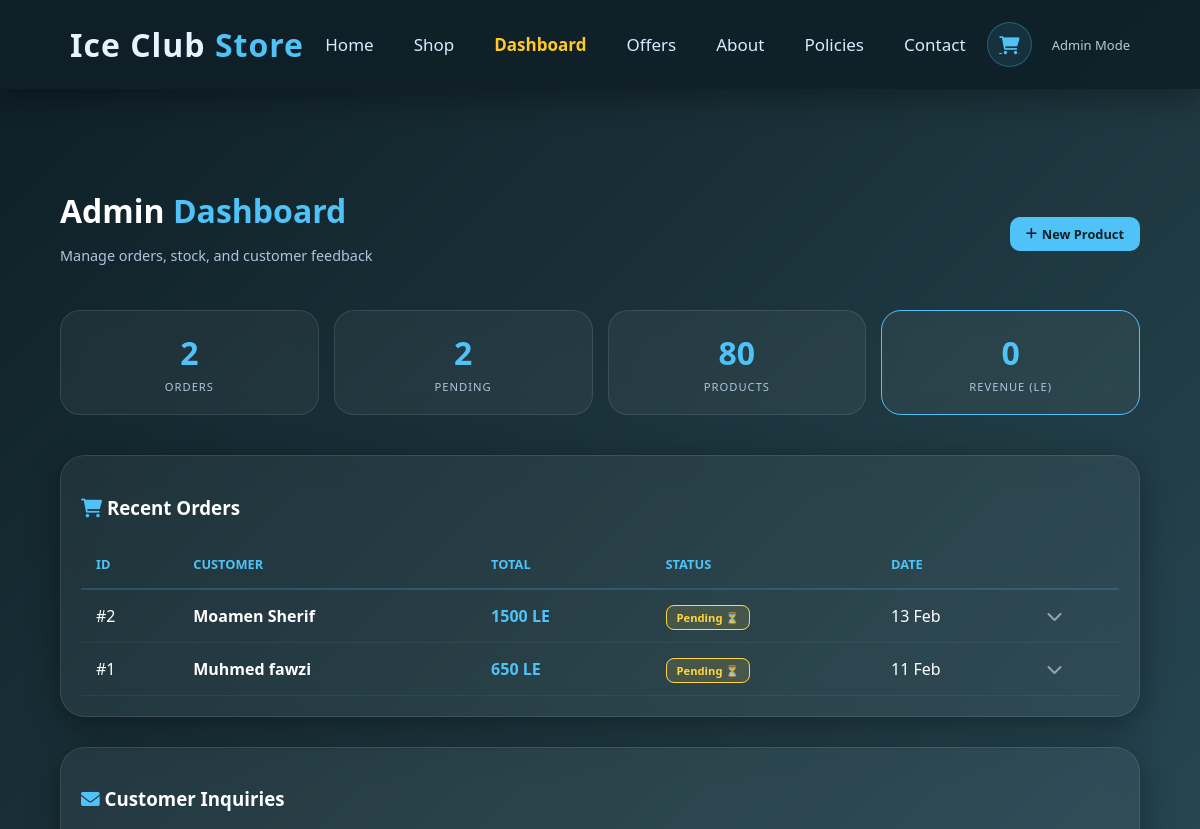
Page /dashboard/ (signed in, upper part) on the earlier database version.
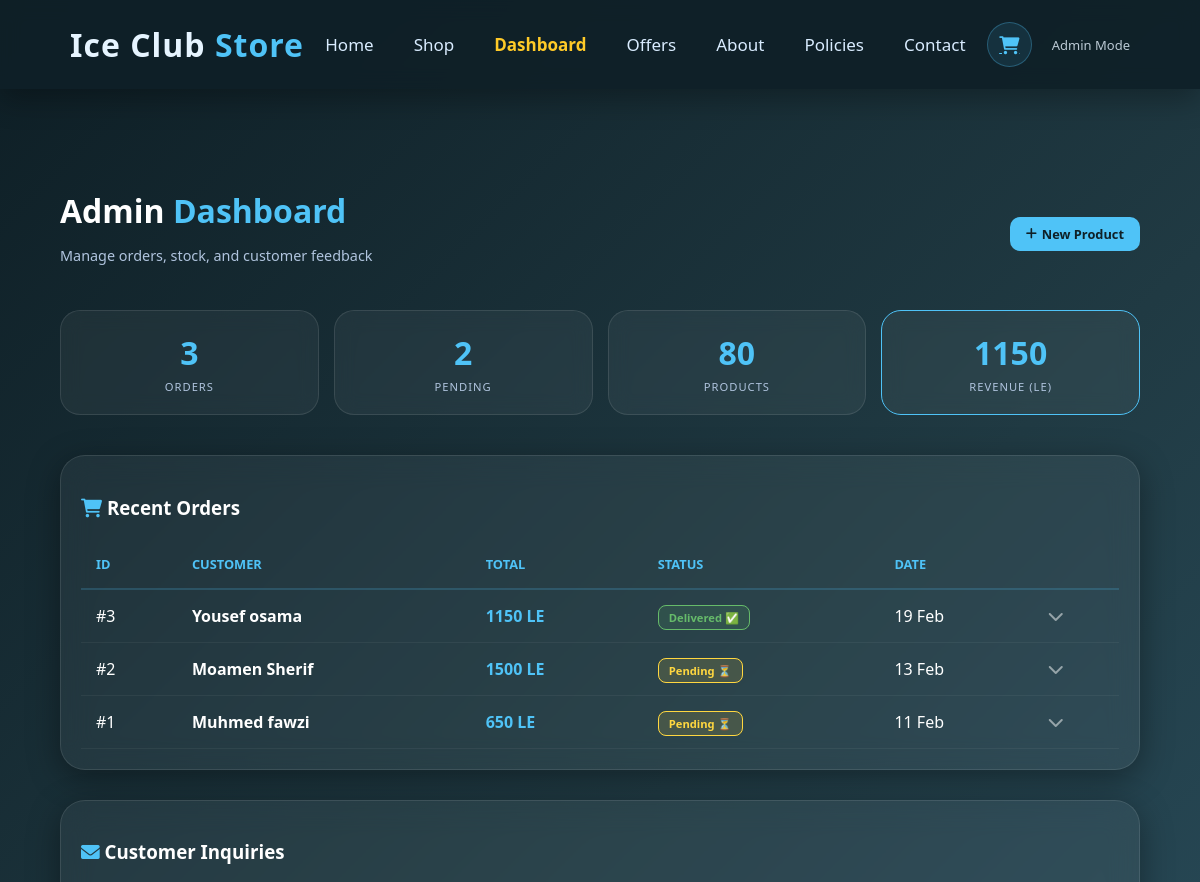
Same page on the later database version.
### store/models.py (models this page shows, shortened)
class Order(models.Model):
    STATUS_CHOICES = [
        ('Pending', 'Pending ⏳'),
        ('Shipped', 'Shipped 🚚'),
        ('Delivered', 'Delivered ✅'),
        ('Canceled', 'Canceled ❌'),
    ]
    name = models.CharField(max_length=255, verbose_name="Customer Name")
    email = models.EmailField(verbose_name="Email Address")
    phone = models.CharField(max_length=20, verbose_name="Phone Number")
    governorate = models.CharField(max_length=100, verbose_name="Governorate")
    address = models.TextField(verbose_name="Full Address")
    total_price = models.DecimalField(max_digits=10, decimal_places=2, verbose_name="Total Amount")
    status = models.CharField(max_length=20, choices=STATUS_CHOICES, default='Pending', verbose_name="Order Status")
    created_at = models.DateTimeField(auto_now_add=True, verbose_name="Order Date")
    is_completed = models.BooleanField(default=False, verbose_name="Is Completed?")
    __original_status = None
    def __init__(self, *args, **kwargs):
        super().__init__(*args, **kwargs)
        self.__original_status = self.status
    class Meta:
        ordering = ['-created_at']

### store/views.py (the view)
# urls.py: path('dashboard/', views.dashboard_view, name='dashboard'),
@user_passes_test(is_admin, login_url='login')
def dashboard_view(request):
    orders = Order.objects.all().order_by('-created_at')
    products = Product.objects.all().order_by('-created_at')
    messages_list = ContactMessage.objects.all().order_by('-created_at')
    total_revenue = sum(order.total_price for order in orders if order.status == 'Delivered')
    context = {
        'orders': orders,
        'products': products,
        'messages': messages_list,
        'orders_count': orders.count(),
        'pending_orders': orders.filter(status='Pending').count(),
        'shipped_orders': orders.filter(status='Shipped').count(),
        'delivered_orders': orders.filter(status='Delivered').count(),
        'products_count': products.count(),
        'total_revenue': total_revenue,
    }
    return render(request, 'dashboard.html', context)

### store/context_processors.py (called while the page is built)
def cart_count(request):
    count = 0
    if request.user.is_authenticated:
        user_cart_key = f"cart_{request.user.id}"
    else:
        user_cart_key = "cart_guest"
    cart = request.session.get(user_cart_key, {})
    try:
        if isinstance(cart, dict):
            for item in cart.values():
                if isinstance(item, dict):
                    count += item.get('quantity', 0)
    except Exception:
        count = 0
    return {'cart_count': count}

### store/models.py (called while the page is built)
    @property
    def main_image(self):
        first_variant = self.variants.first()
        if first_variant and first_variant.variant_image:
            return first_variant.variant_image.url
        return None

    @property
    def subtotal(self):
        return self.quantity * self.price_at_purchase

### store/views.py (called while the page is built)
def is_admin(user):
    return user.is_authenticated and user.is_staff

### templates/dashboard.html (shortened to what this page needs)
{% extends 'base.html' %}
{% block content %}
<link rel="stylesheet" href="https://cdnjs.cloudflare.com/ajax/libs/animate.css/4.1.1/animate.min.css"/>
<link rel="stylesheet" href="https://cdnjs.cloudflare.com/ajax/libs/font-awesome/6.0.0/css/all.min.css">
<div class="dashboard-container">
    <div style="margin-bottom: 30px; display: flex; justify-content: space-between; align-items: center; flex-wrap: wrap; gap: 15px;">
        <div>
            <h2 style="font-weight: 900; font-size: 2rem; margin: 0;">Admin <span style="color: var(--primary-color);">Dashboard</span></h2>
            <p style="color: #b0c4de; font-size: 0.9rem;">Manage orders, stock, and customer feedback</p>
        </div>
        <a href="{% url 'add_product' %}" class="btn-main"><i class="fas fa-plus"></i> New Product</a>
    </div>
    <div class="stats-grid">
        <div class="stat-card"><h3>{{ orders_count }}</h3><p>Orders</p></div>
        <div class="stat-card"><h3>{{ pending_orders }}</h3><p>Pending</p></div>
        <div class="stat-card"><h3>{{ products_count }}</h3><p>Products</p></div>
        <div class="stat-card" style="border: 1px solid var(--primary-color);"><h3>{{ total_revenue|floatformat:0 }}</h3><p>Revenue (LE)</p></div>
    </div>
    <div class="management-section">
        <h3 style="margin-bottom: 20px;"><i class="fas fa-shopping-cart" style="color: var(--primary-color);"></i> Recent Orders</h3>
        <div class="table-responsive">
            <table>
                <thead>
                    <tr>
                        <th>ID</th>
                        <th>Customer</th>
                        <th>Total</th>
                        <th>Status</th>
                        <th>Date</th>
                        <th></th>
                    </tr>
                </thead>
                <tbody>
                    {% for order in orders %}
                    <tr class="main-row" onclick="toggleRow('order-{{ order.id }}')">
                        <td>#{{ order.id }}</td>
                        <td><strong>{{ order.name }}</strong></td>
                        <td style="color: var(--primary-color); font-weight: 700;">{{ order.total_price|floatformat:0 }} LE</td>
                        <td><span class="badge status-{{ order.status|lower }}">{{ order.get_status_display }}</span></td>
                        <td>{{ order.created_at|date:"d M" }}</td>
                        <td><i class="fas fa-chevron-down" style="opacity: 0.5;"></i></td>
                    </tr>
                    {% endfor %}
                </tbody>
            </table>
        </div>
    </div>
    <div class="management-section" id="messages-section">
        <h3 style="margin-bottom: 20px;"><i class="fas fa-envelope" style="color: var(--primary-color);"></i> Customer Inquiries</h3>
    </div>
</div>
{% endblock %}

Differences in the rows shown:
added Order: id "3", name "Yousef osama", total_price "1150", status "Delivered ✅", created_at "19 Feb"
Other differences:
{{ orders_count }}: "2" → "3"
{{ total_revenue|floatformat:0 }}: "0" → "1150"
